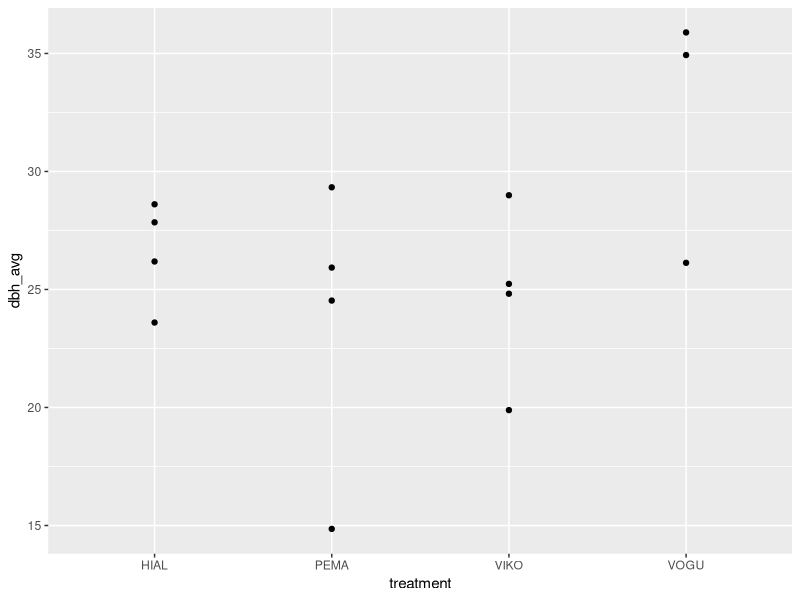
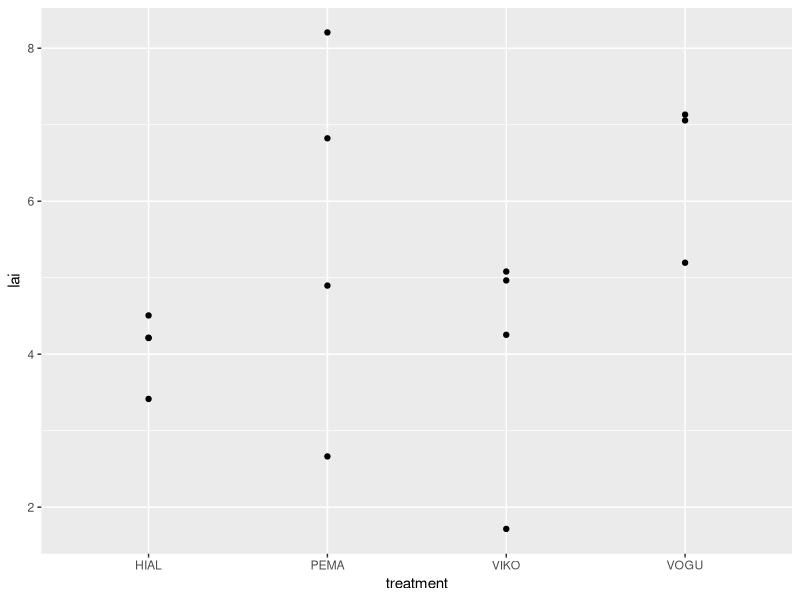
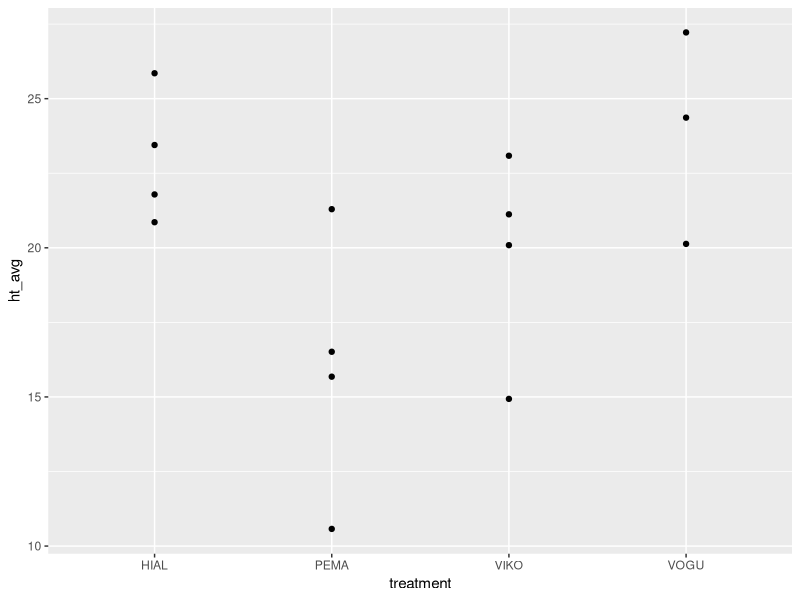
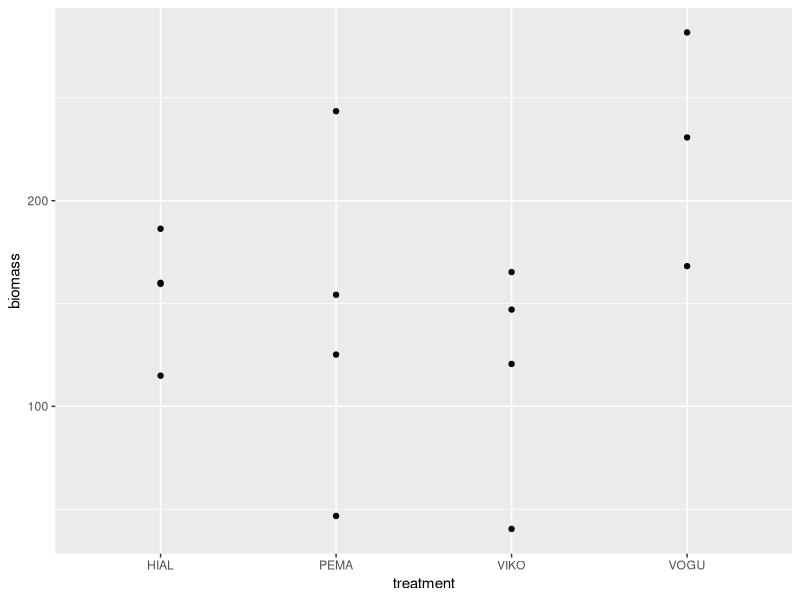
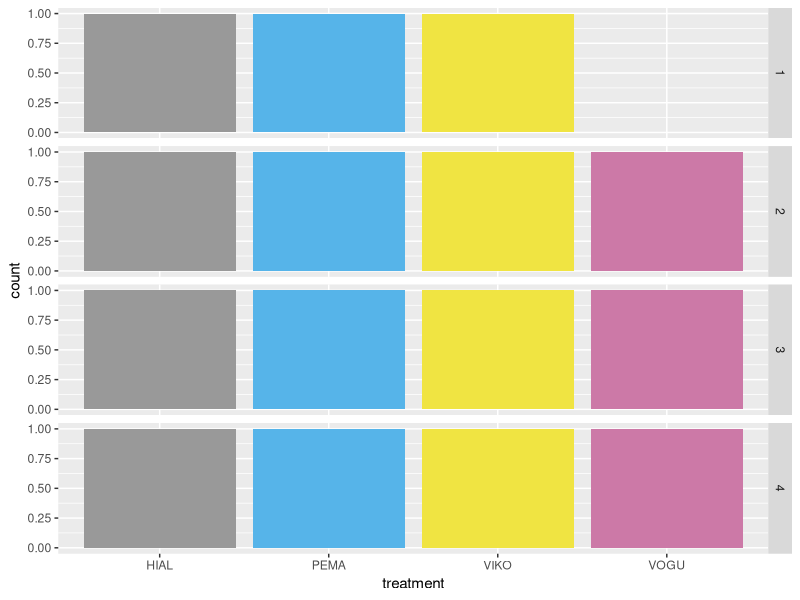
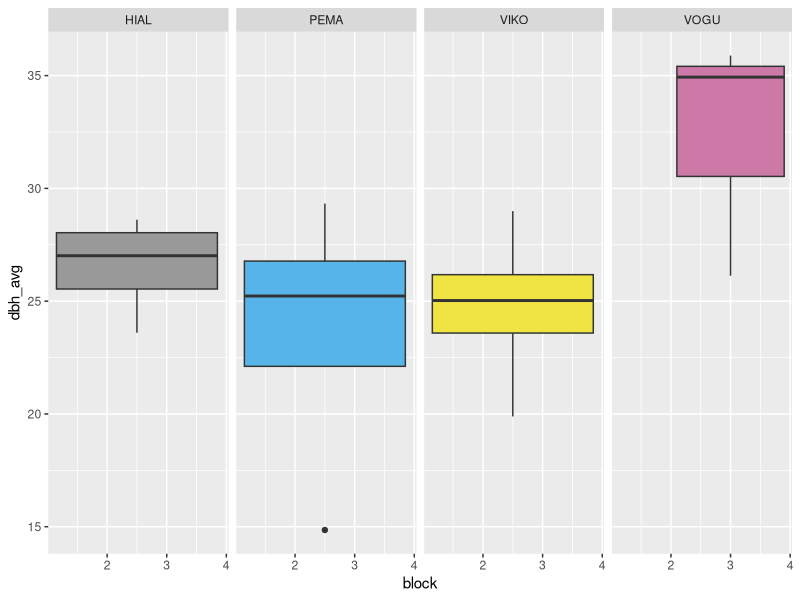
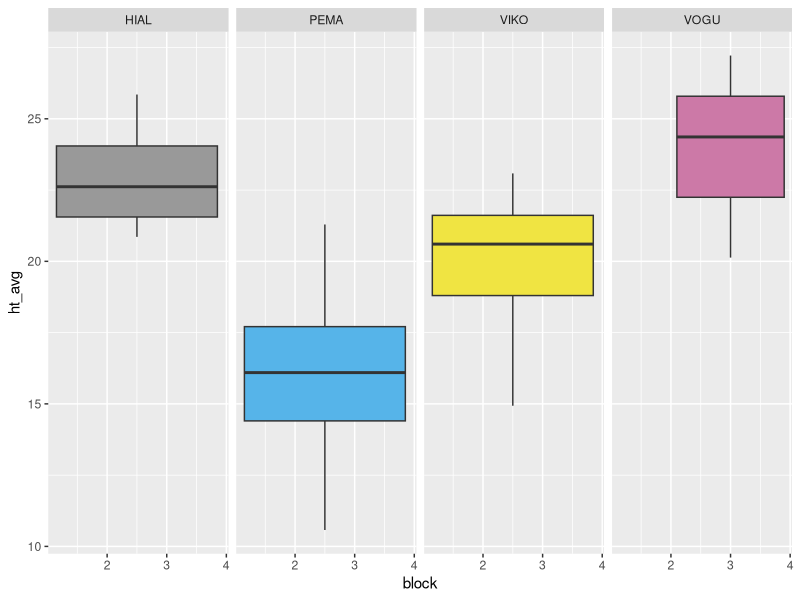
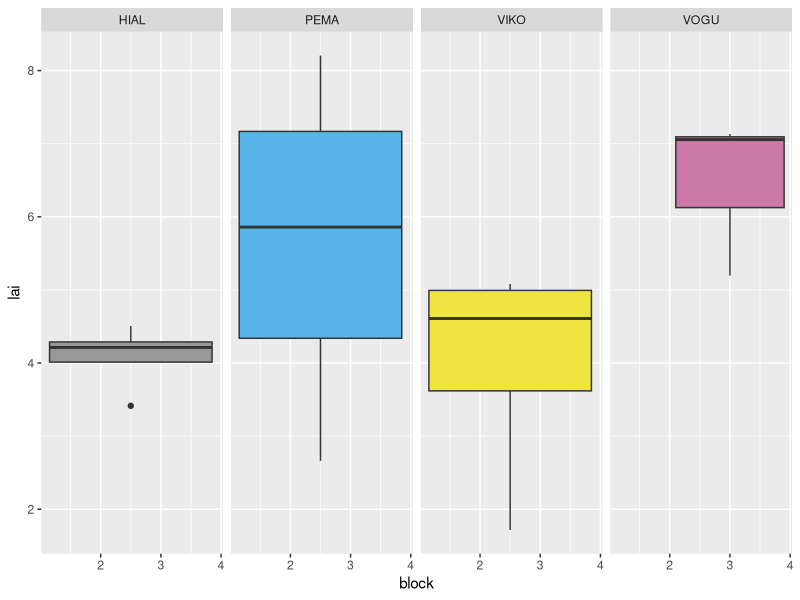

Generate these figures, in order, with R:
# Started on 31 Jan 18
# will run through A) data visualization and then B) create model and do C) analysis

# set working directory
setwd("~/M.S. Thesis/Data/GitHubProjects/Structure/Data/Tidy Data")

# load libraries
library(ggplot2); library(car); library(lsmeans); library(stats); library(lme4); library(dplyr)

# import data
struc <- read.csv("structure_tidy.csv")

###Katie Rey Data Visualization####

#Find outliers
ggplot(struc, aes(treatment, dbh_avg))+
  geom_point()

ggplot(struc, aes(treatment, lai))+
  geom_point()
#more variance in pema and viko

ggplot(struc, aes(treatment, ht_avg))+
  geom_point()
#pema is much lower than ht of vogu and hial

ggplot(struc, aes(treatment, biomass))+
  geom_point()
#vogu seems to be very different from the rest

#find out if there is any missing data:

cbPalette <- c("#999999", "#56B4E9", "#F0E442", "#CC79A7")

struc %>% 
  filter(!is.na(dbh_avg)) %>%
  ggplot()+geom_bar(aes(treatment,fill=as.factor(treatment)))+
  facet_grid(block~.)+
  scale_fill_manual(values=cbPalette)+
  theme(legend.position="none")

# one plot missing for vogu

#Non constant variance: helps to identify if all of the treatments have the same variance
ggplot(struc, aes(block, dbh_avg))+
  geom_boxplot(aes(fill=treatment))+
  facet_grid(.~treatment)+
  scale_fill_manual(values=cbPalette)+
  theme(legend.position="none")

ggplot(struc, aes(block, ht_avg))+
  geom_boxplot(aes(fill=treatment))+
  facet_grid(.~treatment)+
  scale_fill_manual(values=cbPalette)+
  theme(legend.position="none")

ggplot(struc, aes(block, lai))+
  geom_boxplot(aes(fill=treatment))+
  facet_grid(.~treatment)+
  scale_fill_manual(values=cbPalette)+
  theme(legend.position="none")

ggplot(struc, aes(block, biomass))+
  geom_boxplot(aes(fill=treatment))+
  facet_grid(.~treatment)+
  scale_fill_manual(values=cbPalette)+
  theme(legend.position="none")

ggplot(struc, aes(block, density))+
  geom_boxplot(aes(fill=treatment))+
  facet_grid(.~treatment)+
  scale_fill_manual(values=cbPalette)+
  theme(legend.position="none")

## Check class of data
str(struc)
struc$block <- as.factor(struc$block)

### check data for normality ####

qqnorm(struc$dbh_avg)
qqline(struc$dbh_avg, col= 'red')
#assume normality for dbh_avg

qqnorm(struc$ht_avg)
qqline(struc$ht_avg, col = 'red')
#assume normality for ht_avg

qqnorm(struc$lai)
qqline(struc$lai, col= 'red')
#less normality but still close to line

qqnorm(struc$density)
qqline(struc$density, col = 'red')
#steep line

qqnorm(struc$biomass)
qqline(struc$biomass, col = 'red')
#normal data

dbh_fit <- aov(dbh_avg~ treatment + block, data = struc)
vif(dbh_fit)
summary(dbh_fit)
TukeyHSD(dbh_fit)
#treatment not significant

ht_fit <- aov(ht_avg~ treatment + block, data = struc)
vif(ht_fit)
summary(ht_fit)
TukeyHSD(ht_fit)
#treatment significant


lai_fit <- aov(lai~ treatment + block, data = struc)
vif(lai_fit)
summary(lai_fit)
#Treatment not significant

biomass_fit <- aov(biomass~ treatment + block, data = struc)
summary(biomass_fit)
#Not significant



density_fit <- aov(density~ treatment + block, data = struc)



ggplot(struc, aes(lai, dbh_avg))+
  geom_point()+
  geom_smooth(method = "lm")

ggplot(struc, aes(lai, density))+
  geom_point()+
  geom_smooth(method = "lm")
